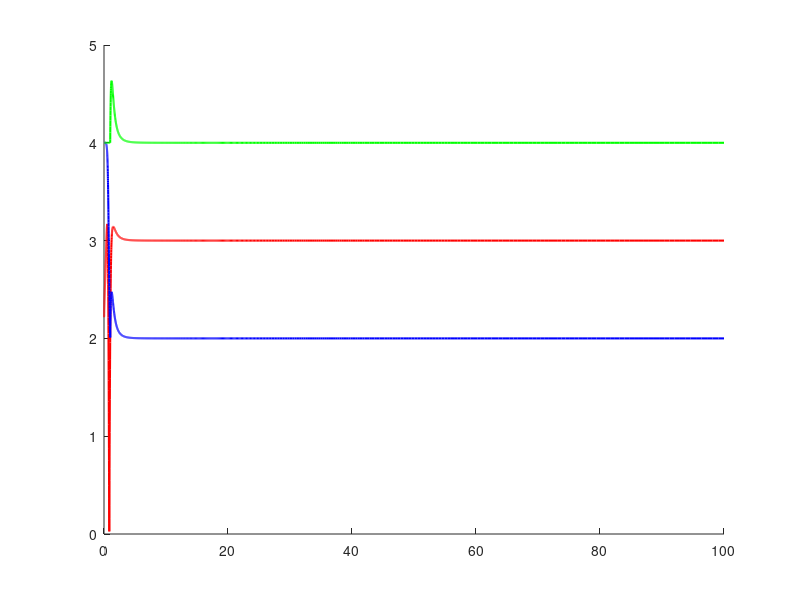

Source code (MATLAB): (Note: this script raises an error after producing the figure.)
clf, clc, clearvars, close all
x = logspace(-2, 2, 1000);

Tx = abs((1 - 2*log(x) - 3*x.^5) ./ (log(x) - x.^5));
Ka1 = 4 * abs(log(x) ./ (log(x) - x.^5)) + 2 * abs(x.^5 ./(log(x) - x.^5));
Ka2 = 4 * abs(log(x) ./ (log(x) - x.^5)) + 4 * abs(x.^5 ./(log(x) - x.^5));


hold on;
plot(x, Tx, 'Color', 'red', 'LineWidth', 1.5);
plot(x, Ka1, 'Color', 'blue', 'LineWidth',1.5);
plot(x, Ka2, 'Color', 'green', 'LineWidth',1.5);
xscale('log')
yscale('log')
legend('Tx', 'Ka1', 'Ka2'), xlabel('x'), ylabel('σ'), title('Task 5')